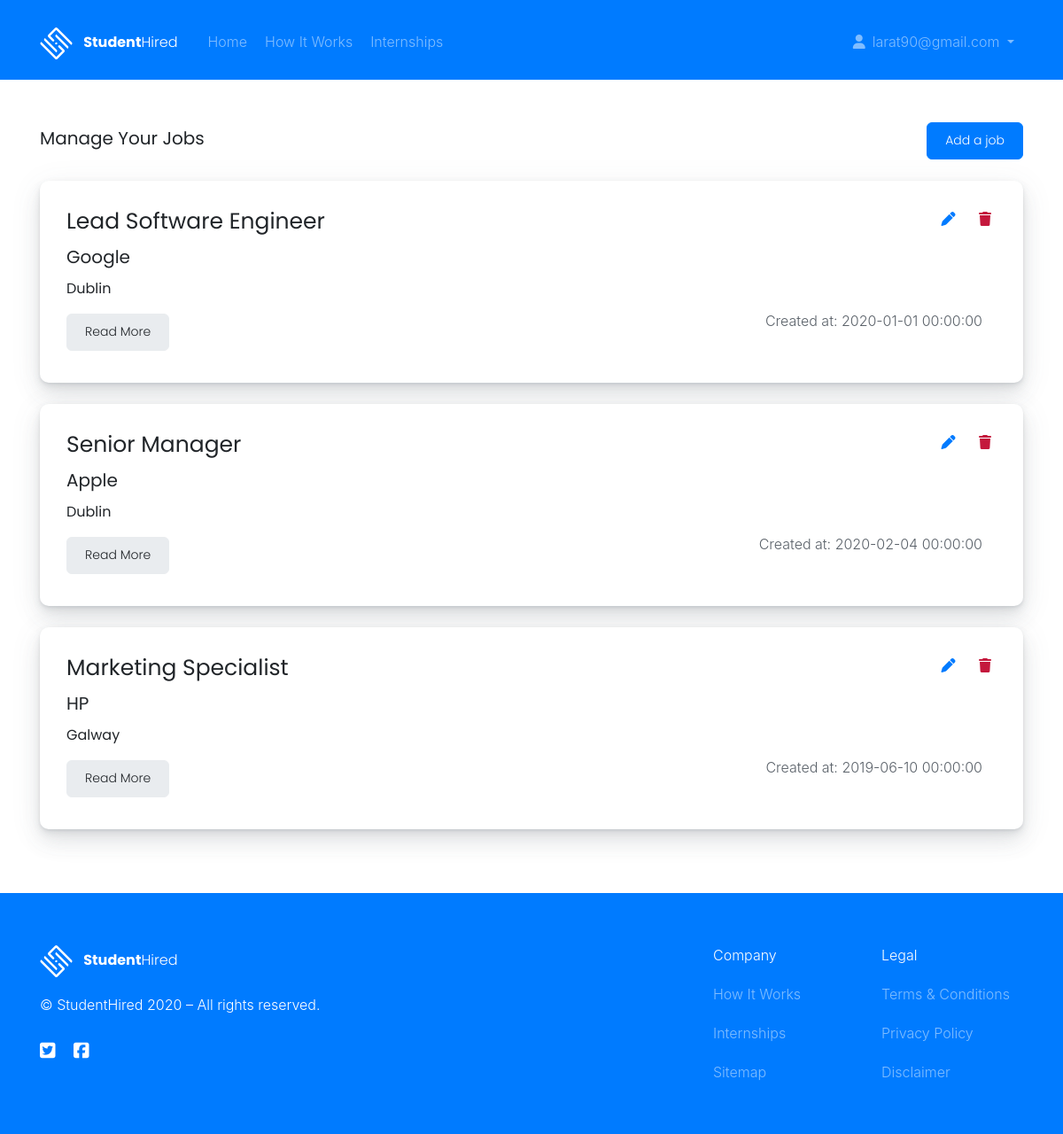
The page /employerdashboard.php (signed in) on the database its author committed.
### tables this page shows
CREATE TABLE IF NOT EXISTS Jobs (
  job_id SMALLINT(3) NOT NULL AUTO_INCREMENT,
  job_title VARCHAR(255) NOT NULL,
  job_company VARCHAR(255) NOT NULL,
  job_location VARCHAR(255) NOT NULL,
  job_other_details TEXT,
  created_at DATETIME DEFAULT CURRENT_TIMESTAMP,
  created_by VARCHAR(255),
PRIMARY KEY (job_id));

### employerdashboard.php (the view, shortened to what this page needs)
<?php
require('config/db.php');
$email = $_SESSION['email'];
$query = "SELECT * FROM jobs WHERE created_by = '$email' ORDER BY job_id ASC";
$result = mysqli_query($conn, $query);
$lists = mysqli_fetch_all($result, MYSQLI_ASSOC);
?>
<?php include('includes/header.php'); ?>
<body>
  <div class="d-flex justify-content-center flex-column">
    <?php include('includes/nav_employer.php'); ?>
  </div>
  <div class="d-flex flex-column my-5 inner-wrapper justify-content-center container">
    <div class="row">
      <div class="col-md-12">
        <div class="about-title d-flex justify-content-between align-items-end">
          <h5>Manage Your Jobs</h5>
          <a href="./addjob.php" class="text-white">
            <button class="btn btn-primary">Add a job</button>
          </a>
        </div>
        <?php foreach($lists as $list) : ?>
        <div id="cardDiv" class="card my-4">
          <div id="cardPost" class="card-body">
            <div class="d-flex justify-content-between align-items-start">
              <h4 class="mr-3"><?php echo $list['job_title'] ?></h4>
              <form method="POST" action="employerdashboard.php">
                <a href="editjob.php?id=<?php echo $list['job_id']?>"><i class="fas fa-pen mr-3"></i></a>
                <button type="submit" name="delete" class="border-0 bg-white"><i
                    class="fas fa-trash text-danger"></i></button>
              </form>
            </div>
            <h5><?php echo $list['job_company'] ?></h5>
            <h6><?php echo $list['job_location'] ?></h6>
            <div class="d-flex justify-content-between align-items-start">
              <button type="button" class="btn btn-light mr-1 read-more mt-1">Read More</button>
              <p class="mr-3">Created at: <?php echo $list['created_at'] ?></p>
            </div>
          </div>
        </div>
        <?php endforeach; ?>
      </div>
    </div>
  </div>
  <?php include('includes/footer.php'); ?>

### includes/header.php (shortened to what this page needs)
<!DOCTYPE html>
<html lang="en">
<head>
  <link rel="stylesheet" href="https://stackpath.bootstrapcdn.com/bootstrap/4.3.1/css/bootstrap.min.css">
  <link rel="stylesheet" href="assets/css/shards.min.css?v=3.0.0">
  <link rel="stylesheet" href="assets/css/shards-extras.min.css?version=3.0.0">
  <link rel="stylesheet" href="assets/css/countrySelect.min.css">
</head>

### includes/nav_employer.php (shortened to what this page needs)
<nav class="navbar navbar-expand-lg navbar-dark bg-primary pt-3">
  <div class="container">
    <a class="navbar-brand mt-1" href="./index.php">
      <img src="assets/images/studenthired-logo-white.svg" class="mr-2 brand-logo">
      <span class="font-weight-bold">Student</span><span class="font-weight-light">Hired</span>
    </a>
    <div class="collapse navbar-collapse" id="navbarNavDropdown">
      <ul class="navbar-nav">
        <li class="nav-item">
          <a class="nav-link" href="./index.php">Home</span></a>
        </li>
        <li class="nav-item">
          <a class="nav-link" href="./index.php#how-it-works">How It Works</a>
        </li>
        <li class="nav-item">
          <a class="nav-link" href="./internships.php">Internships</a>
        </li>
      </ul>
      <ul class="navbar-nav ml-auto">
        <li class="nav-item dropdown">
          <a class="nav-link dropdown-toggle" href="#" id="navbarDropdown" role="button" data-toggle="dropdown"
            aria-haspopup="true" aria-expanded="false">
            <i class="fas fa-user mr-2"></i><?php echo $email; ?>
          </a>
        </li>
      </ul>
    </div>
  </div>
</nav>

### includes/footer.php (shortened to what this page needs)
<footer>
  <nav class="navbar-dark bg-primary">
    <div class="container py-5">
      <div class="row">
        <div class="col-md-8">
          <div class="d-flex flex-column">
            <a class="navbar-brand mb-2" href="./index.php">
              <img src="assets/images/studenthired-logo-white.svg" class="mr-2">
              <span class="font-weight-bold">Student</span><span class="font-weight-light">Hired</span>
            </a>
            <p class="text-white">&copy; StudentHired 2020 &ndash; All rights reserved.</p>
            <div class="social mb-3">
              <a class="text-white" href="https://twitter.com/studenthired">
                <i class="fab fa-twitter-square fa-lg"></i>
              </a>
              <a class="text-white" href="https://www.facebook.com/StudentHired-107639287471343/">
                <i class="fab fa-facebook-square fa-lg pl-3"></i>
              </a>
            </div>
          </div>
        </div>
        <div class="col-md">
          <ul class="navbar-nav flex-column">
            <li class="nav-item">
              <a class="nav-link active disabled" href="#">Company</a>
            </li>
            <li class="nav-item">
              <a class="nav-link" href="./index.php#how-it-works">How It Works</a>
            </li>
            <li class="nav-item">
              <a class="nav-link" href="./internships.php">Internships</a>
            </li>
            <li class="nav-item">
              <a class="nav-link" href="../sitemap.xml">Sitemap</a>
            </li>
          </ul>
        </div>
        <div class="col-md">
          <ul class="navbar-nav flex-column">
            <li class="nav-item">
              <a class="nav-link active disabled" href="#">Legal</a>
            </li>
            <li class="nav-item">
              <a class="nav-link" href="./terms.php">Terms & Conditions</a>
            </li>
            <li class="nav-item">
              <a class="nav-link" href="./privacy.php">Privacy Policy</a>
            </li>
            <li class="nav-item">
              <a class="nav-link" href="./disclaimer.php">Disclaimer</a>
            </li>
          </ul>
        </div>
      </div>
    </div>
  </nav>
</footer>
</body>
</html>

### rows shown on the page
jobs: job_title "Lead Software Engineer", job_company "Google", job_location "Dublin", created_at "2020-01-01 00:00:00"
jobs: job_title "Senior Manager", job_company "Apple", job_location "Dublin", created_at "2020-02-04 00:00:00"
jobs: job_title "Marketing Specialist", job_company "HP", job_location "Galway", created_at "2019-06-10 00:00:00"

### other values the page prints
$email "larat90@gmail.com"
